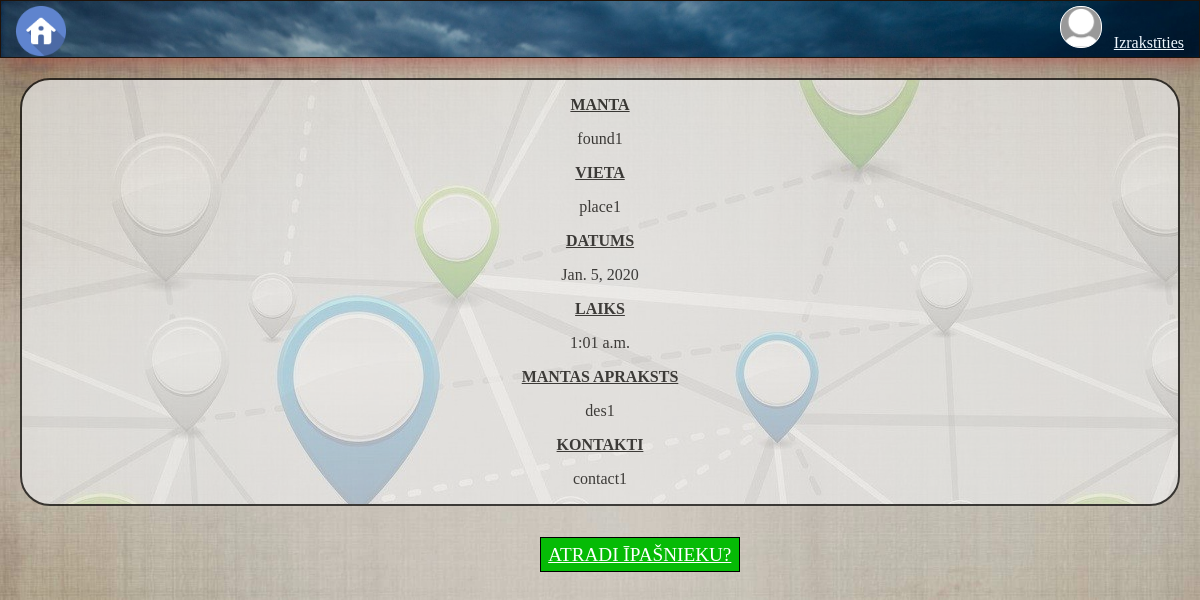
The app's page /profile/my_found_things/active/1/ (signed in), older data.
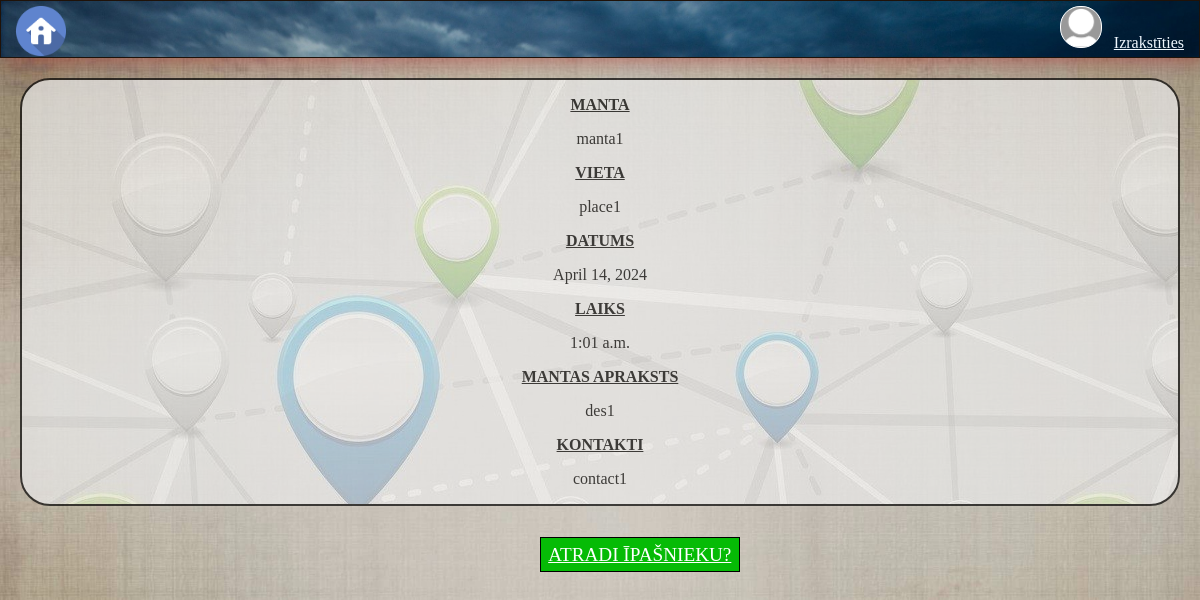
The same page, newer data.
### lost/models.py (models this page shows, shortened)
class itemfound(models.Model):
    product_title = models.CharField(max_length=100)
    place = models.TextField(default='Found this item near ..')
    date = models.DateField()
    time=models.TimeField()
    description = models.TextField()
    contactme = models.CharField(max_length=150,default='email')
    username=models.CharField(max_length=100,blank=True,default='NULL')

### users/views.py (the view)
# urls.py: path('profile/my_found_things/active/<int:id>/',specific_post_view,name='specific-post-view-f'),
def specific_post_view(request,id):
    obj=get_object_or_404(itemfound,id=id)
    return render(request,"specific_post_found.html",{"data":obj})

### templates/specific_post_found.html (shortened to what this page needs)
{%include 'base.html'%}
{%include 'header.html'%}
{% load static %}
<div class="list1 common">
    <p><u><b>MANTA</b></u></p>
    <p> {{data.product_title}}</p>
    <p><u><b>VIETA</b></u></p>
    <p>{{data.place}}</p>
    <p><u><b>DATUMS</b></u></p>
    <p>{{data.date}}</p>
    <p><u><b>LAIKS</b></u></p>
    <p>{{data.time}}</p>
    <p><u><b>MANTAS APRAKSTS</b></u></p>
    <p>{{data.description}}</p>
    <p><u><b>KONTAKTI</b></u></p>
    <p>{{data.contactme}}</p>
</div>
<a href="delete/" class="smalllinks">ATRADI ĪPAŠNIEKU?</a>

Row changes from the older to the newer data that the page shows:
changed itemfound "place1": product_title "found1" → "manta1"; date "Jan. 5, 2020" → "April 14, 2024"
